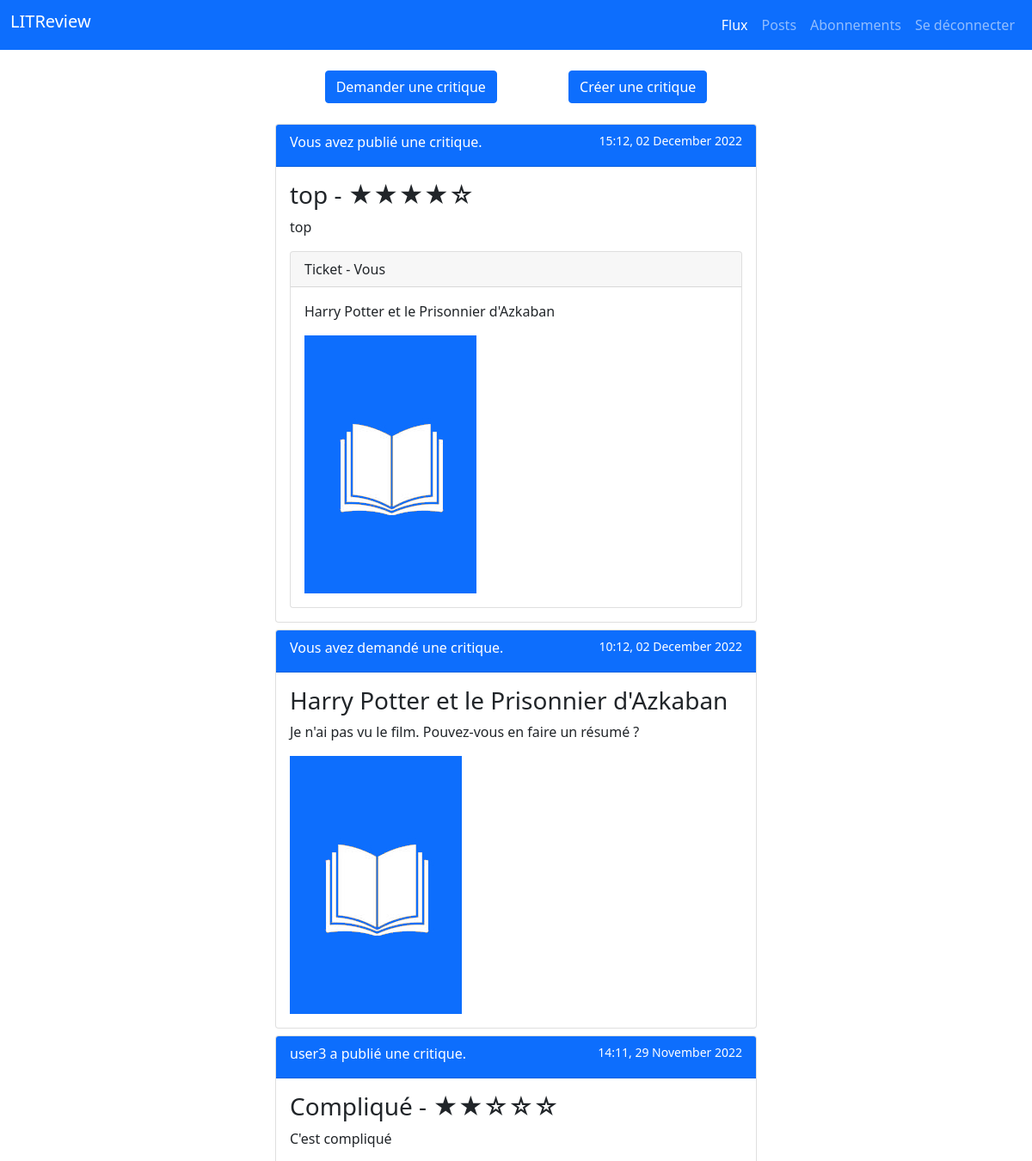
/home/ (signed in, upper part), run on an earlier commit of the app's database.
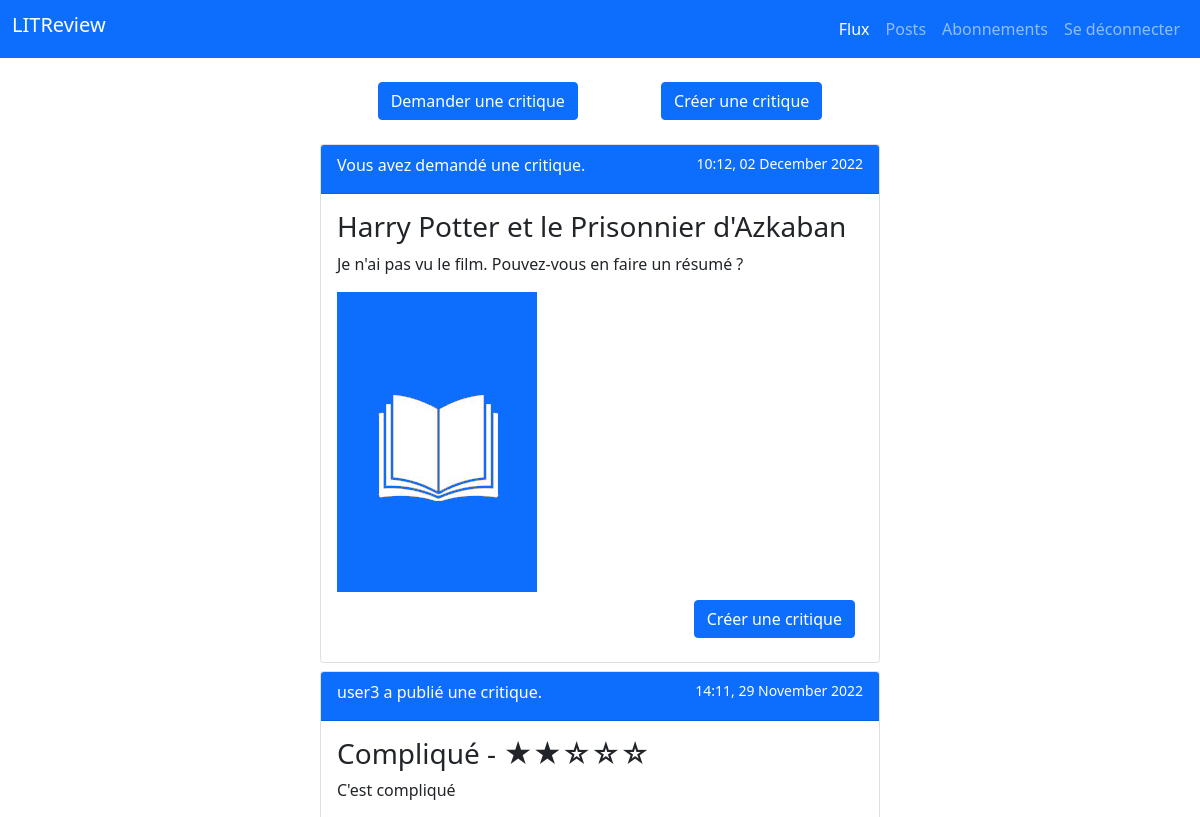
And on a later commit of the database.
### review/models.py (models this page shows, shortened)
class Review(models.Model):
    ticket = models.ForeignKey(to=Ticket, on_delete=models.CASCADE)
    rating = models.PositiveSmallIntegerField(
        validators=[MinValueValidator(0), MaxValueValidator(5)], verbose_name='Note')
    headline = models.CharField(max_length=128, verbose_name='Titre')
    body = models.TextField(max_length=8192, blank=True, verbose_name='Commentaire')
    user = models.ForeignKey(
        to=settings.AUTH_USER_MODEL, on_delete=models.CASCADE)
    time_created = models.DateTimeField(auto_now_add=True)

class Ticket(models.Model):
    title = models.CharField(max_length=128, verbose_name='Titre')
    description = models.TextField(max_length=2048, blank=True)
    user = models.ForeignKey(to=settings.AUTH_USER_MODEL,
                             on_delete=models.CASCADE)
    image = models.ImageField(null=True, blank=True)
    time_created = models.DateTimeField(auto_now_add=True)
    IMAGE_MAX_SIZE = (300, 300)

### authentication/models.py (models this page shows)
class User(AbstractUser):
    pass

### review/views.py (the view)
# urls.py: 2. Add a URL to urlpatterns:  path('', views.home, name='home')
@login_required
def home(request):
    user_follows = models.UserFollows.objects.filter(user=request.user).values('followed_user')
    tickets = models.Ticket.objects.filter(
        Q(user__in=user_follows) | Q(user=request.user)
    )
    reviews = models.Review.objects.filter(
        Q(user__in=user_follows) | Q(user=request.user) | Q(ticket__user=request.user)
    )
    tickets_and_reviews = sorted(
        chain(tickets, reviews),
        key=lambda instance: instance.time_created,
        reverse=True
    )
    home_page = True
    context = {
        'tickets_and_reviews': tickets_and_reviews,
        'home_page': home_page,
        'navbar': 'home',
    }
    return render(request, 'review/home.html',
                  context)

### review/templatetags/review_extras.py (called while the page is built)
@register.filter
def model_type(value):
    return type(value).__name__

@register.filter
def format_date(time_created):
    return f'{time_created.strftime("%H:%m, %d %B %Y")}'

@register.filter
def show_rating(rating):
    stars = ''
    for i in range(rating):
        stars += '★'
    for i in range(5 - rating):
        stars += '☆'
    return stars

@register.simple_tag(takes_context=True)
def get_poster_display(context, user):
    if user == context['user']:
        return 'Vous'
    return user.username

@register.simple_tag(takes_context=True)
def get_ticket_poster_display(context, user):
    if user == context['user']:
        return 'Vous avez demandé une critique.'
    return f'{user.username} a demandé une critique.'

@register.simple_tag(takes_context=True)
def get_review_poster_display(context, user):
    if user == context['user']:
        return 'Vous avez publié une critique.'
    return f'{user.username} a publié une critique.'

@register.simple_tag(takes_context=True)
def get_reviewed_by_user(context, ticket):
    return ticket.review_set.filter(user=context['user']).exists()

### review/templates/review/home.html
{% extends 'base.html' %}
{% load review_extras %}
{% block content %}
    <div class="d-flex justify-content-around m-4">
        <a href="{% url 'ticket-create' %}" class="btn btn-primary">Demander une critique</a>
        <a href="{% url 'ticket-and-review-create' %}" class="btn btn-primary">Créer une critique</a>
    </div>
    {% if tickets_and_reviews %}
        {% for instance in tickets_and_reviews %}
            {% if instance|model_type == 'Ticket' %}
                {% include 'review/partials/ticket_snippet.html' with ticket=instance %}
            {% endif %}
            {% if instance|model_type == 'Review' %}
                {% include 'review/partials/review_snippet.html' with review=instance %}
            {% endif %}
        {% endfor %}
    {% else %}
        <p class="text-center">Aucun contenu à afficher.</p>
        <p class="text-center">Commencez par <a href="{% url 'ticket-create' %}">demander une critique</a>, ou <a href="{% url 'following' %}">suivez d'autres utilisateurs</a> !</p>
    {% endif %}
{% endblock %}

### review/templates/review/partials/ticket_snippet.html (shortened to what this page needs)
{% load review_extras %}
{% load static %}
<div class="card m-2">
    <div class="card-header bg-primary text-white d-flex justify-content-between">
        <span class="card-title">{% get_ticket_poster_display ticket.user %}</span>
        <small>{{ ticket.time_created|format_date }}</small>
    </div>
    <div class="card-body">
    <h3>{{ ticket.title }}</h3>
    <p>{{ ticket.description }}</p>
    {% if ticket.image %}
        <img src="{{ ticket.image.url }}">
    {% else %}
        <img src="{% static 'images/default_cover.jpg' %}">
    {% endif %}
    {% get_reviewed_by_user ticket as ticket_reviewed %}
    {% if home_page and not ticket_reviewed %}
        <div class="d-flex p-2 justify-content-end">
            <a href="{% url 'review-create' ticket.id %}" class="btn btn-primary">Créer une critique</a>
        </div>
    {% endif %}
    </div>
</div>

### review/templates/review/partials/review_snippet.html (shortened to what this page needs)
{% load review_extras %}
{% load static %}
<div class="card m-2">
    <div class="card-header bg-primary text-white d-flex justify-content-between">
        <span class="card-title">{% get_review_poster_display review.user %}</span>
        <small>{{ review.time_created|format_date }}</small>
    </div>
    <div class="card-body">
    <h3>{{ review.headline }} - {{ review.rating|show_rating }}</h3>
    <p>{{ review.body }}</p>
    <div class="card">
        <p class="card-header">Ticket - {% get_poster_display review.ticket.user %}</p>
        <div class="card-body">
        <p>{{ review.ticket.title }}</p>
        {% if review.ticket.image %}
            <img src="{{ review.ticket.image.url }}">
        {% else %}
            <img src="{% static 'images/default_cover.jpg' %}">
        {% endif %}
        </div>
    </div>
    </div>
</div>

What changed in the data, as far as the page shows it:
removed Review: user "Vous avez publié une critique.", time_created "15:12, 02 December 2022", headline "top", rating|show_rating "★★★★☆", body "top", ticket.user_id "Vous", ticket "Harry Potter et le Prisonnier d'Azkaban"
shown differently, row unchanged: Ticket "Harry Potter et le Prisonnier d'Azkaban": now shows "Créer une critique"
